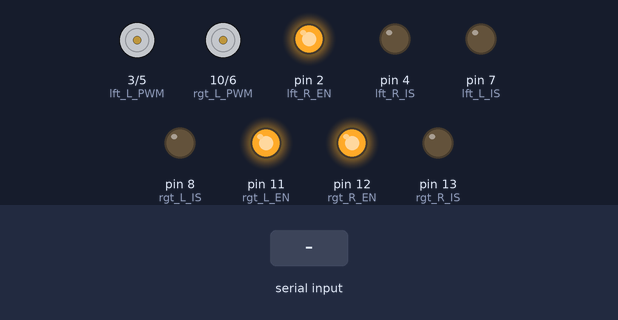
Recording of a sketch running on a simulated Arduino Uno, built with avr-gcc and run on an emulated ATmega328P. Shown: motor-driver pin pairs drawn as motors (green arrow = first pin HIGH = forward, orange = second pin HIGH = backward, longer = more drive), output pins drawn as LEDs (lit = HIGH). The test bench sets the inputs (shaded band). Pins used as bus, display or sensor lines are not drawn.

Above: at 3.2 s.
3.3 s: "f" received over Serial
At 4.5 s:
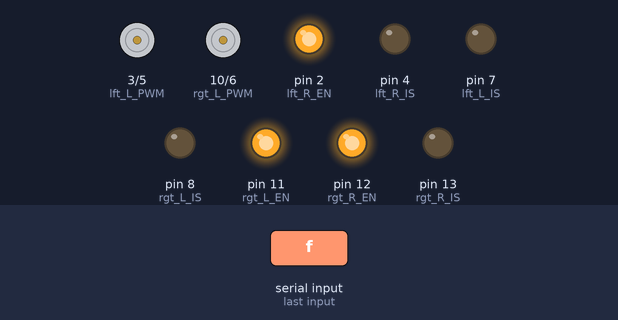
4.8 s: "b" received over Serial
At 5.8 s:
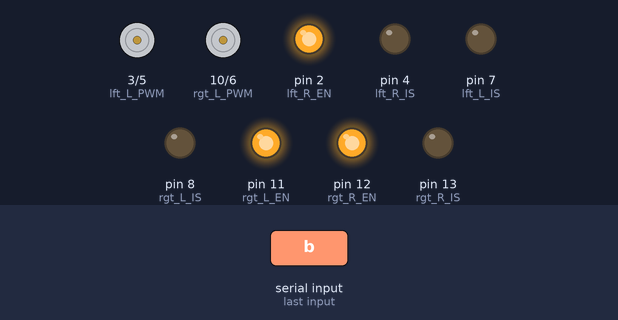
6.3 s: "r" received over Serial
At 6.7 s:
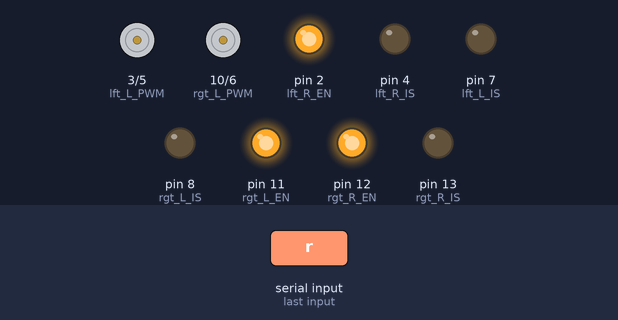
7.8 s: "l" received over Serial
At 9.2 s:
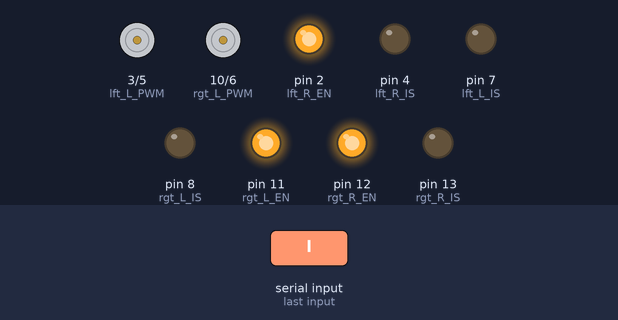
Timing chart, 0 to 10.3 s (numbered marks = the images above; inputs shaded):
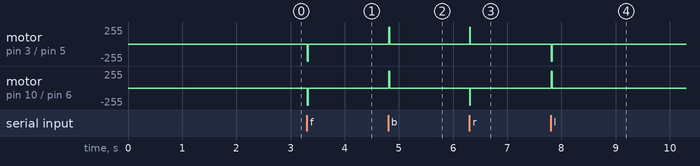

Measured:
- after the input at 3.3 s, motor on pin 3 (lft_L_PWM) / pin 5 (lft_R_PWM), motor on pin 10 (rgt_L_PWM) / pin 6 (rgt_R_PWM): stopped → backward 255/255 at once, → stopped 0.02 s later
- after the input at 4.8 s, motor on pin 3 (lft_L_PWM) / pin 5 (lft_R_PWM), motor on pin 10 (rgt_L_PWM) / pin 6 (rgt_R_PWM): stopped → forward 255/255 at once, → stopped 0.02 s later
- after the input at 6.3 s, motor on pin 3 (lft_L_PWM) / pin 5 (lft_R_PWM): stopped → forward 255/255 at once, → stopped 0.02 s later; motor on pin 10 (rgt_L_PWM) / pin 6 (rgt_R_PWM): stopped → backward 255/255 at once, → stopped 0.02 s later
- after the input at 7.8 s, motor on pin 3 (lft_L_PWM) / pin 5 (lft_R_PWM): stopped → backward 255/255 at once, → stopped 0.02 s later; motor on pin 10 (rgt_L_PWM) / pin 6 (rgt_R_PWM): stopped → forward 255/255 at once, → stopped 0.02 s later

The sketch:

projectinsight.ino
```cpp
#define lft_R_IS 4
#define lft_R_EN 2
#define lft_R_PWM 5
#define lft_L_IS 7
#define lft_L_EN 1
#define lft_L_PWM 3

#define rgt_R_IS 13
#define rgt_R_EN 12
#define rgt_R_PWM 6
#define rgt_L_IS 8
#define rgt_L_EN 11
#define rgt_L_PWM 10

int pwmspeed;
char command;

void setup(){
//LEFTMOTORDRIVER
pinMode(lft_R_IS,OUTPUT);
pinMode(lft_R_EN,OUTPUT);
pinMode(lft_R_PWM,OUTPUT);
pinMode(lft_L_IS,OUTPUT);
pinMode(lft_L_EN,OUTPUT);
pinMode(lft_L_PWM,OUTPUT);
digitalWrite(lft_R_IS,LOW);
digitalWrite(lft_L_IS,LOW);
digitalWrite(lft_R_EN,HIGH);
digitalWrite(lft_L_EN,HIGH);

//RIGHTMOTORDRIVER
pinMode(rgt_R_IS,OUTPUT);
pinMode(rgt_R_EN,OUTPUT);
pinMode(rgt_R_PWM,OUTPUT);
pinMode(rgt_L_IS,OUTPUT);
pinMode(rgt_L_EN,OUTPUT);
pinMode(rgt_L_PWM,OUTPUT);
digitalWrite(rgt_R_IS,LOW);
digitalWrite(rgt_L_IS,LOW);
digitalWrite(rgt_R_EN,HIGH);
digitalWrite(rgt_L_EN,HIGH);

//SERIALCOMMS
Serial.begin(9600);
delay(2000);
}

void forward(int pwmspeed){
analogWrite(rgt_R_PWM,pwmspeed);
analogWrite(rgt_L_PWM,0);
analogWrite(lft_R_PWM,pwmspeed);
analogWrite(lft_L_PWM,0);
}
void right(int pwmspeed){
analogWrite(rgt_R_PWM,pwmspeed);
analogWrite(rgt_L_PWM,0);
analogWrite(lft_R_PWM,0);
analogWrite(lft_L_PWM,pwmspeed);
}
void left(int pwmspeed){
analogWrite(rgt_R_PWM,0);
analogWrite(rgt_L_PWM,pwmspeed);
analogWrite(lft_R_PWM,pwmspeed);
analogWrite(lft_L_PWM,0);
}
void backward(int pwmspeed){
analogWrite(rgt_R_PWM,0);
analogWrite(rgt_L_PWM,pwmspeed);
analogWrite(lft_R_PWM,0);
analogWrite(lft_L_PWM,pwmspeed);
}

void stopmotors(){
analogWrite(rgt_R_PWM,0);
analogWrite(rgt_L_PWM,0);
analogWrite(lft_R_PWM,0);
analogWrite(lft_L_PWM,0);
}

void loop(){
  delay(15);
  if(Serial.available() > 0) {
    command = Serial.read();
    if(command == 'f'){
      forward(255);
    } else if(command == 'b') {
      backward(255);
    } else if(command == 'r') {
      right(255);
    } else if(command == 'l') {
      left(255);
    } else if(command == 's') {
      stopmotors();
    } else {
      stopmotors();
    }
  } else {
    stopmotors();
  }
      Serial.flush();
}
```
